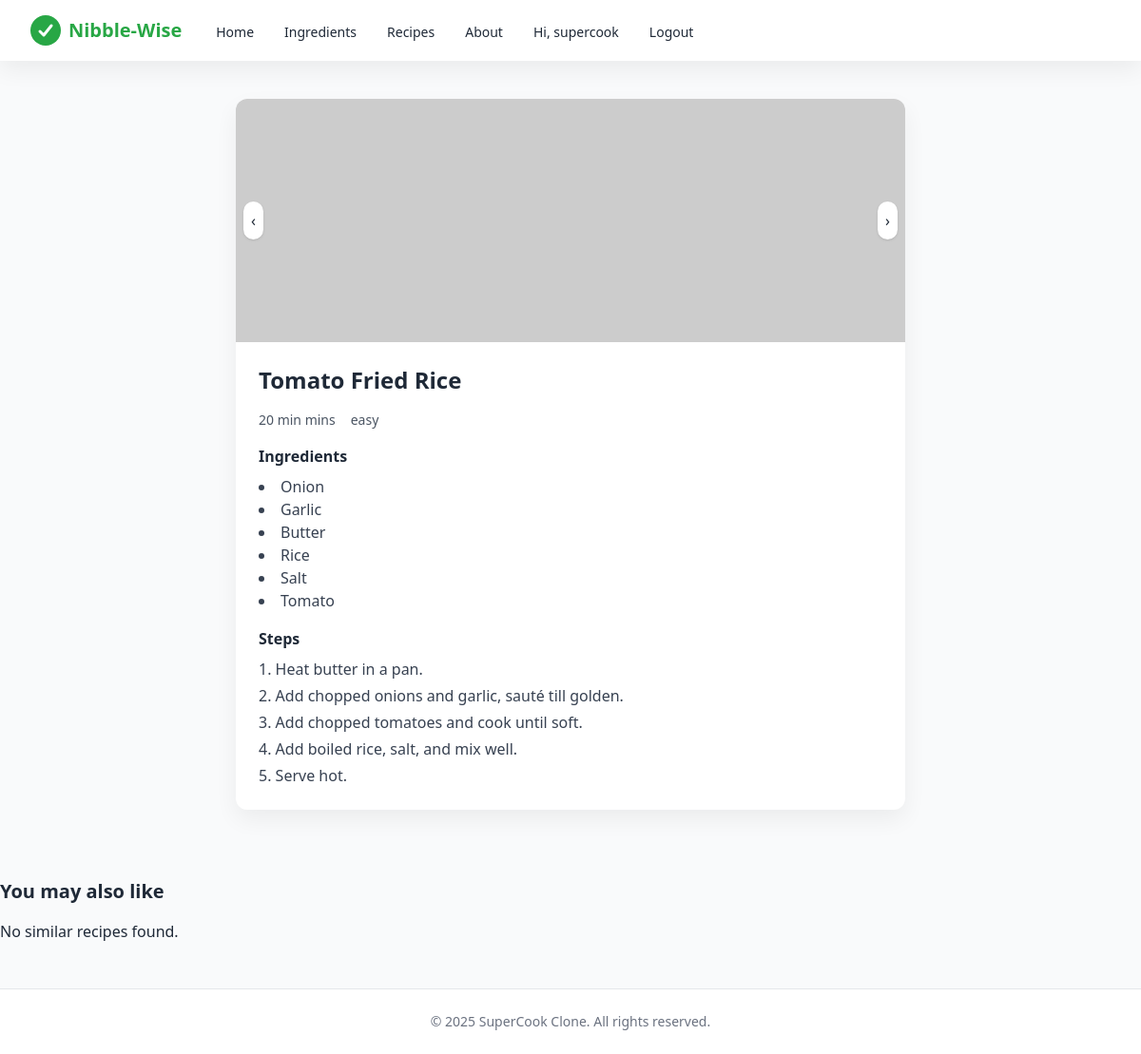
Screenshot of /recipes/tomato-fried-rice/ (signed in) with the database file from the repository.
### core/models.py (models this page shows, shortened)
class Recipe(models.Model):
    DIFFICULTY_CHOICES = [
        ('easy', 'Easy'),
        ('medium', 'Medium'),
        ('hard', 'Hard'),
    ]
    title = models.CharField(max_length=200)
    slug = models.SlugField(unique=True, blank=True, null=True)
    photo1 = models.ImageField(upload_to='recipes/', blank=True, null=True)
    photo2 = models.ImageField(upload_to='recipes/', blank=True, null=True)
    photo3 = models.ImageField(upload_to='recipes/', blank=True, null=True)
    photo4 = models.ImageField(upload_to='recipes/', blank=True, null=True)
    photo5 = models.ImageField(upload_to='recipes/', blank=True, null=True)
    time = models.CharField(max_length=10)
    difficulty = models.CharField(
        max_length=10,
        choices=DIFFICULTY_CHOICES,
        default='easy'
    )
    ingredients = models.ManyToManyField(Ingredient, blank=True)
    steps = models.JSONField(default=list)
    def photos(self):
        return [p for p in [self.photo1, self.photo2, self.photo3, self.photo4, self.photo5] if p]

class Ingredient(models.Model):
    name = models.CharField(max_length=100)
    category = models.ForeignKey(Category, on_delete=models.SET_NULL, null=True, blank=True)
    image = models.ImageField(upload_to='ingredients/', blank=True, null=True)

### core/views.py (the view)
# urls.py: path('recipes/<slug:slug>/', views.recipe_detail, name='recipe_detail'),
@login_required(login_url='login')
def recipe_detail(request, slug):
    recipe = get_object_or_404(Recipe, slug=slug)
    all_recipes = Recipe.objects.exclude(id=recipe.id)
    similar_recipes = get_similar_recipes(recipe, all_recipes)
    return render(request, 'recipe_detail.html', {
        "recipe": recipe,
        "similar_recipes": similar_recipes
    })

### core/views.py (called while the page is built)
def get_similar_recipes(target_recipe, all_recipes):
    all_recipes = list(all_recipes)
    def join_ingredients(recipe):
        return " ".join(i.name for i in recipe.ingredients.all())
    corpus = [join_ingredients(r) for r in all_recipes]
    vectorizer = TfidfVectorizer(stop_words='english')
    tfidf_matrix = vectorizer.fit_transform(corpus)
    target_vec = vectorizer.transform([join_ingredients(target_recipe)])
    cosine_sim = cosine_similarity(target_vec, tfidf_matrix).flatten()
    top_indices = cosine_sim.argsort()[-5:][::-1]
    similar_recipes = [
        all_recipes[int(i)] for i in top_indices
        if all_recipes[int(i)].id != target_recipe.id
    ]
    return similar_recipes[:5]

### templates/recipe_detail.html (shortened to what this page needs)
{% extends 'base.html' %}
{% load static %}
{% block content %}
<section class="max-w-3xl mx-auto px-4 sm:px-6 lg:px-8 py-10">
    <div class="bg-white rounded-xl shadow-soft overflow-hidden relative">
        <div class="relative w-full h-64 overflow-hidden">
            {% for photo in recipe.photos %}
            <img src="{{ photo.url }}"
                 class="slide absolute top-0 left-0 w-full h-full object-cover transition-opacity duration-500"
                 style="opacity:0;">
            {% endfor %}
            <button id="prev" class="absolute top-1/2 left-2 transform -translate-y-1/2 bg-white p-2 rounded-full shadow">‹</button>
            <button id="next" class="absolute top-1/2 right-2 transform -translate-y-1/2 bg-white p-2 rounded-full shadow">›</button>
        </div>
        <div class="p-6 space-y-4">
            <h1 class="text-2xl font-bold">{{ recipe.title }}</h1>
            <div class="flex items-center gap-4 text-sm text-gray-600">
                <span>{{ recipe.time }} mins</span>
                <span>{{ recipe.difficulty }}</span>
            </div>
            <div>
                <h3 class="font-semibold mb-2">Ingredients</h3>
                <ul class="list-disc list-inside text-gray-700">
                    {% for i in recipe.ingredients.all %}
                    <li>{{ i.name }}</li>
                    {% endfor %}
                </ul>
            </div>
            <div>
                <h3 class="font-semibold mb-2">Steps</h3>
                <ol class="list-decimal list-inside text-gray-700 space-y-1">
                    {% for s in recipe.steps %}
                    <li>{{ s }}</li>
                    {% endfor %}
                </ol>
            </div>
        </div>
    </div>
</section>
<h2 class="text-xl font-bold mt-8 mb-4">You may also like</h2>
<div class="grid grid-cols-1 md:grid-cols-3 gap-4">
  {% for r in similar_recipes %}
  <div class="p-4 bg-white rounded-lg shadow">
    <a href="{% url 'recipe_detail' r.slug %}">
      <h3 class="font-semibold">{{ r.title }}</h3>
      <p class="text-sm text-gray-600">{{ r.difficulty }} | {{ r.time }} mins</p>
    </a>
  </div>
  {% empty %}
  <p>No similar recipes found.</p>
  {% endfor %}
</div>
{% endblock %}

### templates/partials/navbar.html (shortened to what this page needs)
{% load static %}
<nav class="bg-white shadow-soft sticky top-0 z-40">
	<div class="max-w-7xl mx-auto px-4 sm:px-6 lg:px-8">
		<div class="flex justify-between h-16">
			<div class="flex">
				<a href="{% url 'home' %}" class="flex items-center gap-2">
					<img src="{% static 'images/logo.svg' %}" alt="Logo" class="h-8 w-8" />
					<span class="font-semibold text-xl text-brand">Nibble-Wise</span>
				</a>
				<div class="hidden sm:ml-8 sm:flex sm:space-x-6">
					<a href="{% url 'home' %}" class="inline-flex items-center px-1 pt-1 text-sm font-medium hover:text-brand">Home</a>
					<a href="{% url 'ingredients' %}" class="inline-flex items-center px-1 pt-1 text-sm font-medium hover:text-brand">Ingredients</a>
					<a href="{% url 'recipes' %}" class="inline-flex items-center px-1 pt-1 text-sm font-medium hover:text-brand">Recipes</a>
					<a href="{% url 'about' %}" class="inline-flex items-center px-1 pt-1 text-sm font-medium hover:text-brand">About</a>
					{% if user.is_authenticated %}
						<span class="inline-flex items-center px-1 pt-1 text-sm font-medium">Hi, {{ user.username }}</span>
						<a href="{% url 'logout' %}" class="inline-flex items-center px-1 pt-1 text-sm font-medium hover:text-brand">Logout</a>
					{% else %}
						<a href="{% url 'login' %}" class="inline-flex items-center px-1 pt-1 text-sm font-medium hover:text-brand">Login</a>
						<a href="{% url 'signup' %}" class="inline-flex items-center px-1 pt-1 text-sm font-medium hover:text-brand">Sign Up</a>
					{% endif %}
				</div>
			</div>
		</div>
	</div>
</nav>

### rows the page displays
Recipe: title "Tomato Fried Rice", time "20 min", difficulty "easy"
Ingredient: name "Onion"
Ingredient: name "Garlic"
Ingredient: name "Butter"
Ingredient: name "Rice"
Ingredient: name "Salt"
Ingredient: name "Tomato"

### other values shown
{{ user.username }} "supercook"
{{ s }} "Heat butter in a pan." "Add chopped onions and garlic, sauté till golden." "Add chopped tomatoes and cook until soft." "Add boiled rice, salt, and mix well." "Serve hot."
